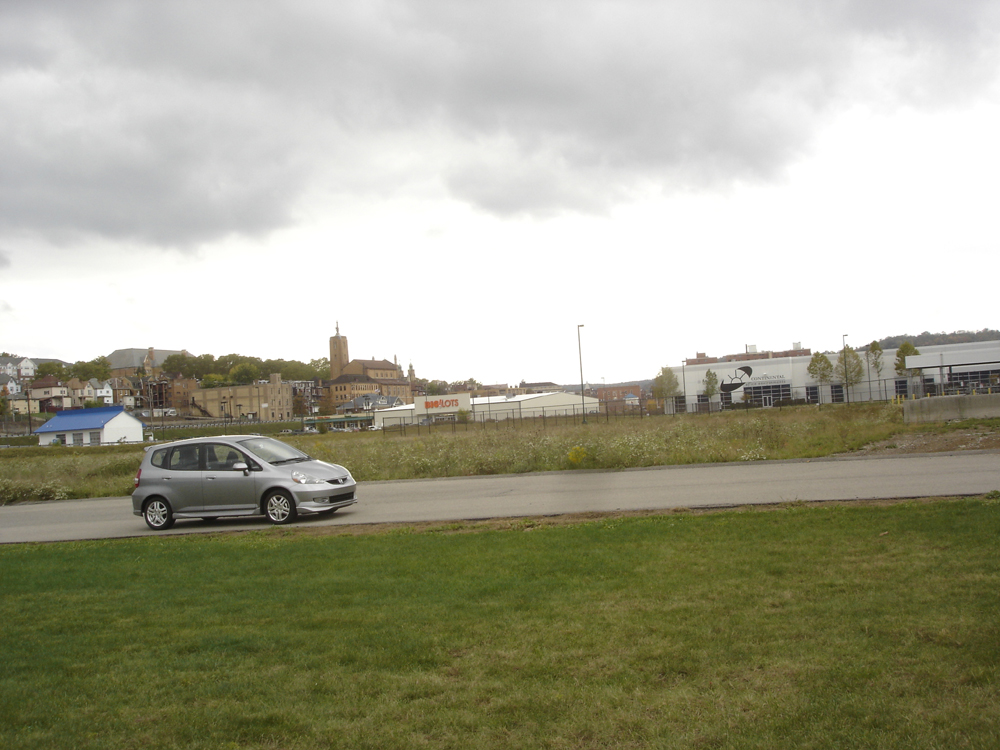
#> input picture 2_features/images/pano3.jpg, 1000 x 750 px
$ python 2_features_2.py
#> lines starting #> are read from the running program, lines starting #| are printed output that depends on the picture
### 2_features/ImageStitcher.py
import numpy as np
import cv2


class ImageStitcher:
    """A simple class for stitching two images. The class expects two color images"""

    def __init__(self, imagelist):

        self.imagelist = imagelist

        # match ratio to clean feature area from non-important ones
        self.distanceRatio = 0.75
        # theshold for homography
        self.reprojectionThreshold = 4.0

    def match_keypoints(self, kpsPano1, kpsPano2, descriptors1, descriptors2):
        """This function computes the matching of image features between two different
        images and a transformation matrix (aka homography) that we will use to unwarp the images
        and place them correctly next to each other. There is no need for modifying this, we will
        cover what is happening here later in the course.
        """
        # compute the raw matches using a Bruteforce matcher that
        # compares image descriptors/feature vectors in high-dimensional space
        # by employing K-Nearest-Neighbor match (more next course)

        bf = cv2.BFMatcher()
        rawmatches = bf.knnMatch(descriptors1, descriptors2, 2)
        matches = []

        # loop over the raw matches and filter them
        for m in rawmatches:
            # ensure the distance is within a certain ratio of each
            # other (i.e. David Lowe's ratio = 0.75)
            # in other words - panorama images need some useful overlap
            if len(m) == 2 and m[0].distance < m[1].distance * self.distanceRatio:
                matches.append((m[0].trainIdx, m[0].queryIdx))

        print("matches:", len(matches))
        # we need to compute a homography - more next course
        # computing a homography requires at least 4 matches
        if len(matches) > 4:
            # construct the two sets of points
            ptsPano1 = np.float32([kpsPano1[i].pt for (_, i) in matches])
            ptsPano2 = np.float32([kpsPano2[i].pt for (i, _) in matches])

            # compute the homography between the two sets of points
            (H, status) = cv2.findHomography(ptsPano1, ptsPano2, cv2.RANSAC, self.reprojectionThreshold)

            # we return the corresponding perspective transform and some
            # necessary status object + the used matches
            return H, status, matches

        # otherwise, no homograpy could be computed
        return None

    def draw_matches(self, img1, img2, kp1, kp2, matches, status):
        """For each pair of points we draw a line between both images and circles,
        then connect a line between them.
        Returns a new image containing the visualized matches
        """

        (h1, w1) = img1.shape[:2]
        (h2, w2) = img2.shape[:2]
        vis = np.zeros((max(h1, h2), w1 + w2, 3), dtype="uint8")
        vis[0:h1, 0:w1] = img1
        vis[0:h2, w1:] = img2

        for ((idx2, idx1), s) in zip(matches, status):
            # only process the match if the keypoint was successfully matched
            if s == 1:

                # x - columns
                # y - rows
                (x1, y1) = kp1[idx1].pt
                (x2, y2) = kp2[idx2].pt

                # Draw a small circle at both co-ordinates
                # radius 4
                # colour blue
                # thickness = 1
                cv2.circle(vis, (int(x1), int(y1)), 4, (255, 255, 0), 1)
                cv2.circle(vis, (int(x2) + w1, int(y2)), 4, (255, 255, 0), 1)

                # Draw a line in between the two points
                # thickness = 1
                # colour blue
                cv2.line(vis, (int(x1), int(y1)), (int(x2) + w1, int(y2)), (255, 0, 0), 1)
        return vis

    def stitch_to_panorama(self):

        # cv2.namedWindow('Aufgabe 2.2')
        matchList = []
        panoramaImg = []

        # YOUR CODE HERE
        # 1. create feature extraction
        # 2. detect and compute keypoints and descriptors for the first image

        # 3. loop through the remaining images and detect and compute keypoints + descriptors

        current_img = None
        for path in self.imagelist:

            last_img = current_img

            current_img = cv2.imread(path)
#> current_img is the input picture: shape (750, 1000, 3); mean B, G, R 144.6, 164.3, 164.9
            sift = cv2.xfeatures2d.SIFT_create()
            current_kp, current_desc = sift.detectAndCompute(current_img, None)
#> current_kp = 1191 keypoints; strongest (x, y, size): (244, 465, 3.2), (123, 428, 21.6), (748, 370, 5.7), (278, 499, 2.4)

            if last_img is None:
                continue    # skip first img
            else:
                last_kp, last_desc = sift.detectAndCompute(last_img, None)

            # 4. match features between the two images consecutive images and check if the
            # result might be None.
            H, status, matches = self.match_keypoints(last_kp, current_kp, last_desc, current_desc)

            # if not enough matches were found we can't stitch
            # and we break here
            if H is None:
                print("break here")
                break

            if len(matches) < 200:
                continue

            # The result contains matches and a status object that can be used to draw the matches.
            # Additionally (and more importantly it contains the transformation matrix (homography matrix)
            # commonly refered to as H. That can and should be used with cv2.warpPerspective to transform
            # consecutive images such that they fit together.
            # make sure the size of the new (warped) image is large enough to support the overlap
            # the resulting image might be too wide (lot of black areas on the right) because there is a
            # substantial overlap
            result = cv2.warpPerspective(last_img, H, (last_img.shape[1] + current_img.shape[1], last_img.shape[0]))

            result[0:current_img.shape[0], 0:current_img.shape[1]] = current_img


            # 5. create a new image using draw_matches containing the visualized matches
            img_with_matches = self.draw_matches(last_img, current_img, last_kp, current_kp, matches, status)
            matchList.append(img_with_matches)

            current_img = result
            panoramaImg.append(result)
#> pass 2 of the loop in stitch_to_panorama, `for path in self.imagelist:`:
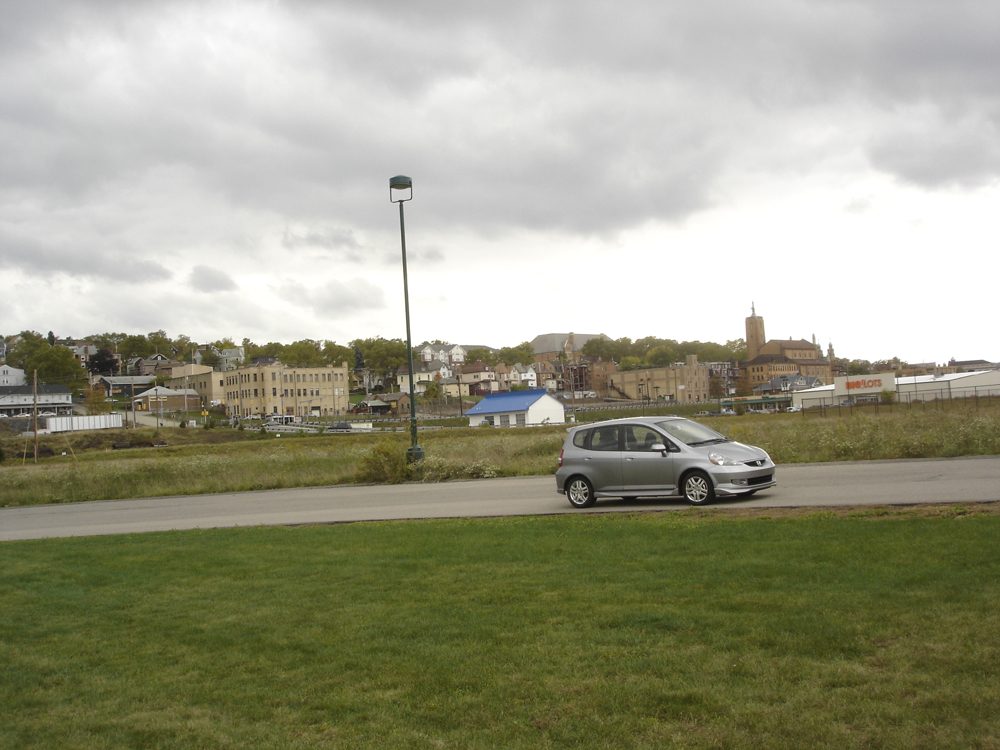
#> input picture 2_features/images/pano2.jpg, 1000 x 750 px
#> in stitch_to_panorama, current_img is the input picture: shape (750, 1000, 3); mean B, G, R 134.5, 155.7, 155.6
#> current_kp = 1474 keypoints; strongest (x, y, size): (662, 447, 3.1), (278, 435, 2.1), (763, 461, 3.3), (401, 201, 2.7)
#> last_kp = 1191 keypoints; strongest (x, y, size): (244, 465, 3.2), (123, 428, 21.6), (748, 370, 5.7), (278, 499, 2.4)
#> rawmatches = 1191 matches
#> after the loop in match_keypoints, `for m in rawmatches:`: matches = 432 pairs, first value 439 to 1470, second value 5 to 1186
#| matches: 432
#> ptsPano1 = 432 pairs, first value 7.6 to 991.8, second value 200.6 to 730.4
#> ptsPano2 = 432 pairs, first value 275.1 to 986, second value 193.1 to 719.4
#> in match_keypoints, `(H, status) = cv2.findHomography(ptsPano1, ptsPano2, cv2.RANSAC, self...`: H = [[0.789, 0.0159, 429.2], [-0.0903, 0.94, 8.87], [-0.000214, 6.14e-06, 1]]; status = 432 values, max 1 at index 0, min 0 at index 36, mean 0.938
#> in stitch_to_panorama, `result[0:current_img.shape[0], 0:current_img.shape[1]] = current_img`:
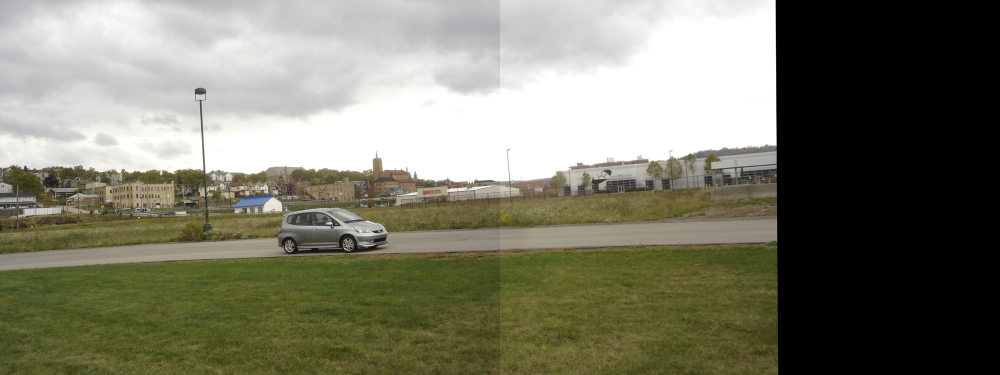
#> result: shape (750, 2000, 3) (shown at 1/2 size); mean B, G, R 106.5, 123.2, 123.7
#> the loop in draw_matches, `for ((idx2, idx1), s) in zip(matches, status):` made 432 passes
#> (idx2, idx1, s, x1, y1, x2, y2) on passes 1 to 8: (755, 5, [1], 7.6, 432.6, 440.8, 414.6), (756, 7, [1], 9.17, 364.5, 441.3, 351.2), (758, 8, [1], 9.62, 370, 441.7, 356.1), (760, 12, [1], 11.08, 501.5, 445.5, 478.4), (759, 13, [1], 11.61, 447.3, 444.7, 428.4), (762, 16, [1], 14.38, 391.5, 446.5, 375.9), (764, 21, [1], 18.49, 370.7, 450, 356.7), (765, 22, [1], 18.97, 386.6, 450.6, 371.9)
#> after the loop in draw_matches, `for ((idx2, idx1), s) in zip(matches, status):`:
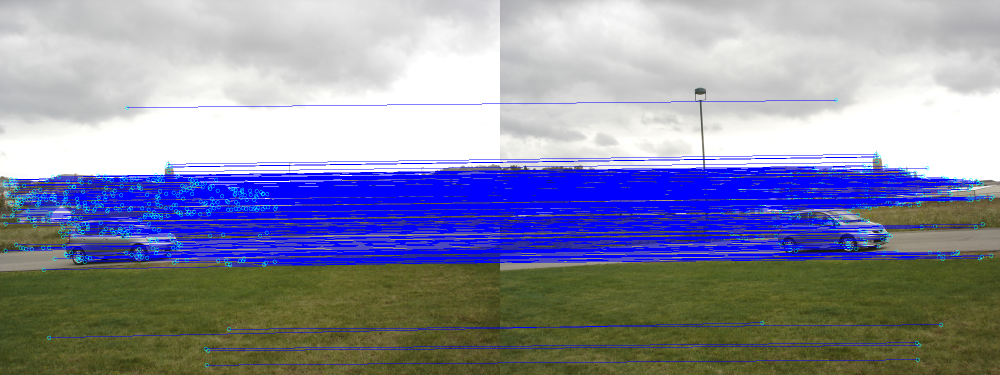
#> vis: shape (750, 2000, 3) (shown at 1/2 size); mean B, G, R 165.3, 140.7, 138.3
#> pass 3 of the loop in stitch_to_panorama, `for path in self.imagelist:`:
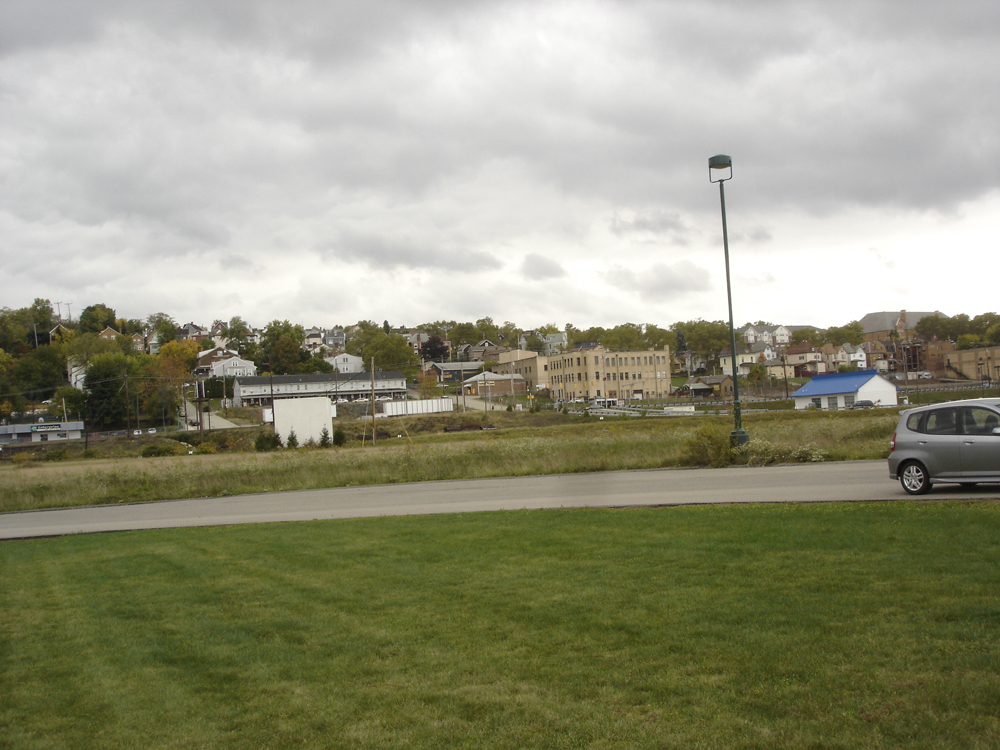
#> input picture 2_features/images/pano1.jpg, 1000 x 750 px
#> in stitch_to_panorama, current_img is the input picture: shape (750, 1000, 3); mean B, G, R 125.1, 148.1, 147.9
#> current_kp = 1616 keypoints; strongest (x, y, size): (236, 352, 2.5), (346, 400, 1.9), (386, 322, 2.9), (190, 452, 2.2)
#> last_kp = 2239 keypoints; strongest (x, y, size): (662, 447, 3.1), (1546, 283, 12), (1543, 279, 16.3), (278, 435, 2.1)
#> rawmatches = 2239 matches
#| matches: 610
#> in stitch_to_panorama, `H, status, matches = self.match_keypoints(last_kp, current_kp, last_de..`: H = [[0.829, 0.0124, 337.4], [-0.075, 0.944, 9.02], [-0.000174, 5.48e-06, 1]]; status = 610 values, max 1 at index 0, min 0 at index 41, mean 0.933; matches = 610 pairs, first value 25 to 1614, second value 5 to 2211
#> in draw_matches (call 2), `vis[0:h2, w1:] = img2`:
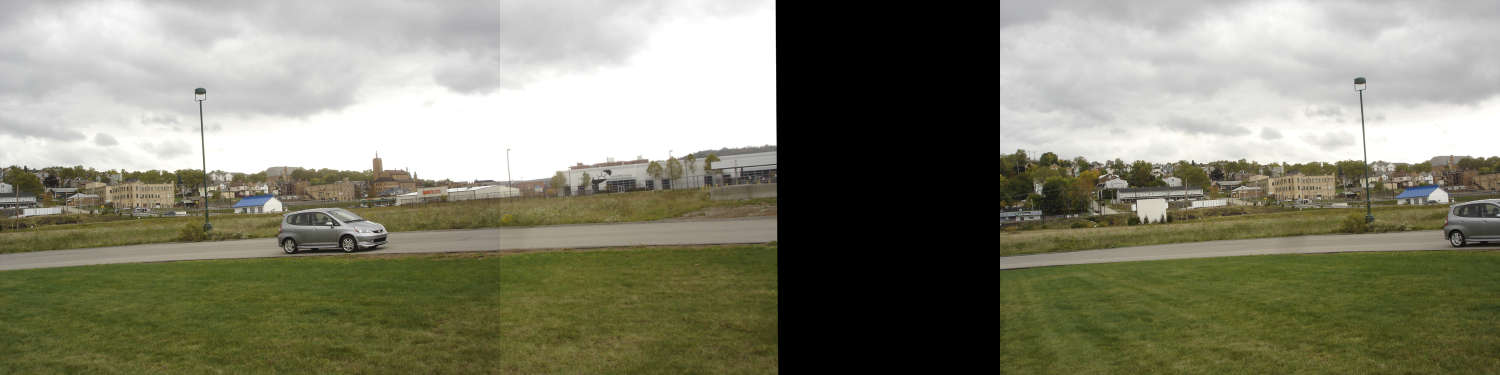
#> vis: shape (750, 3000, 3) (shown at 1/2 size); mean B, G, R 112.7, 131.5, 131.7
#> the loop in draw_matches (call 2), `for ((idx2, idx1), s) in zip(matches, status):` made 610 passes
#> (idx2, idx1, s, x1, y1, x2, y2) on passes 1 to 8: (552, 5, [1], 5.22, 415.4, 345.8, 400.3), (553, 6, [1], 5.22, 415.4, 345.8, 400.3), (556, 10, [1], 8.45, 338.8, 347.4, 328.8), (563, 13, [1], 12.11, 334, 350.6, 324.3), (564, 17, [1], 14.49, 336.4, 352.7, 326.3), (567, 21, [1], 19.17, 342, 357.2, 331.6), (568, 22, [1], 19.49, 337.9, 357.3, 327.8), (570, 24, [1], 21.17, 485.6, 360.1, 466.6)
#> after the loop in draw_matches (call 2), `for ((idx2, idx1), s) in zip(matches, status):`:
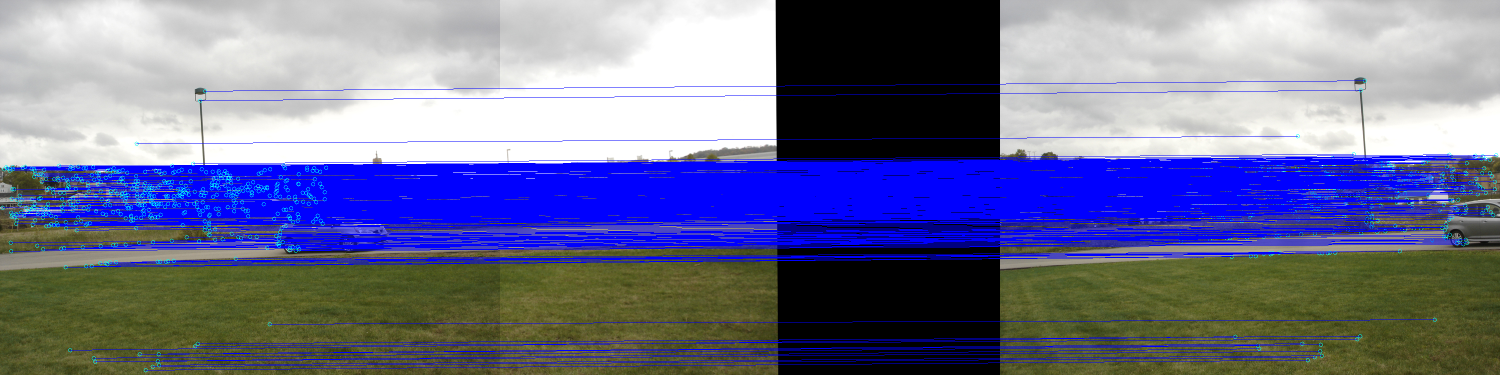
#> vis: shape (750, 3000, 3) (shown at 1/2 size); mean B, G, R 148.5, 112.9, 110.9
#> the loop made 6 passes; the first 3 are shown


        # 6. return the resulting stitched image
        return matchList, panoramaImg

### 2_features/2_features_2.py
import numpy as np
import cv2
import math
import sys

from ImageStitcher import *


############################################################
#
#                   Image Stitching
#
############################################################

# 1. load panorama images

# order of input images is important is important (from right to left)
imageStitcher = ImageStitcher(["images/pano3.jpg",
                               "images/pano2.jpg",
                               "images/pano1.jpg",
                               "images/pano6.jpg",
                               "images/pano5.jpg",
                               "images/pano4.jpg"])

(matchlist, result) = imageStitcher.stitch_to_panorama()

if not matchlist:
    print("We have not enough matching keypoints to create a panorama")
else:
    # YOUR CODE HERE
    # output all matching images
    # output result
    # Note: if necessary resize the image
    for img in matchlist+result:
        img = cv2.resize(img, None, fx=0.5, fy=0.5, interpolation=cv2.INTER_CUBIC)
        cv2.imshow('Aufgabe 2.2', img)
        cv2.waitKey()
#> this loop made 8 passes
#> pass 1, `img = cv2.resize(img, None, fx=0.5, fy=0.5, interpolation=cv2.INTER_CU..`:
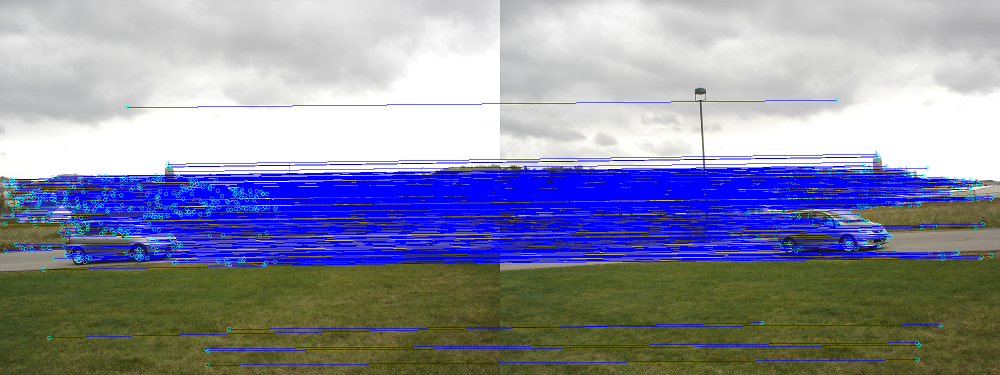
#> img: shape (375, 1000, 3); mean of channels 0, 1, 2 164.6, 141.2, 138.8; drawn as B, G, R
#> pass 2, `img = cv2.resize(img, None, fx=0.5, fy=0.5, interpolation=cv2.INTER_CU..`:
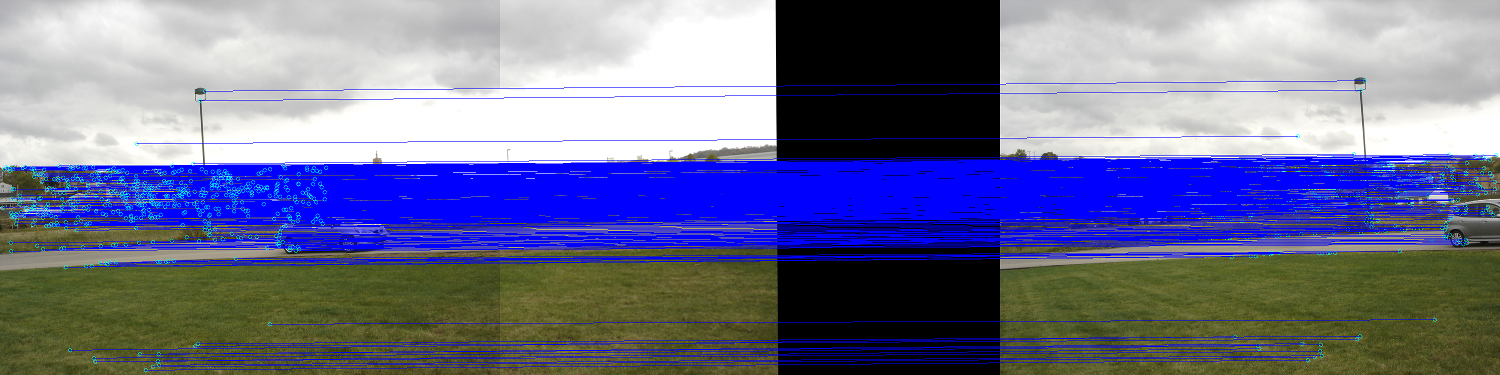
#> img: shape (375, 1500, 3); mean of channels 0, 1, 2 148.1, 113.3, 111.2; drawn as B, G, R
#> pass 3, `img = cv2.resize(img, None, fx=0.5, fy=0.5, interpolation=cv2.INTER_CU..`:
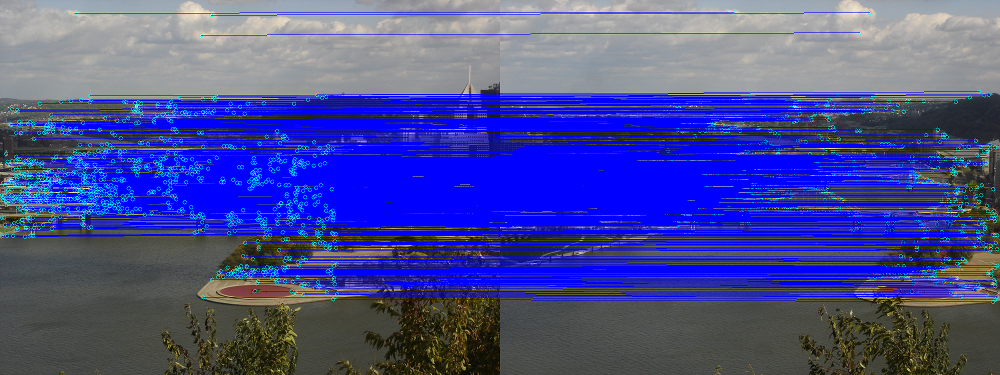
#> img: shape (375, 1000, 3); mean of channels 0, 1, 2 150.9, 77.2, 73.2; drawn as B, G, R

    cv2.destroyAllWindows()
